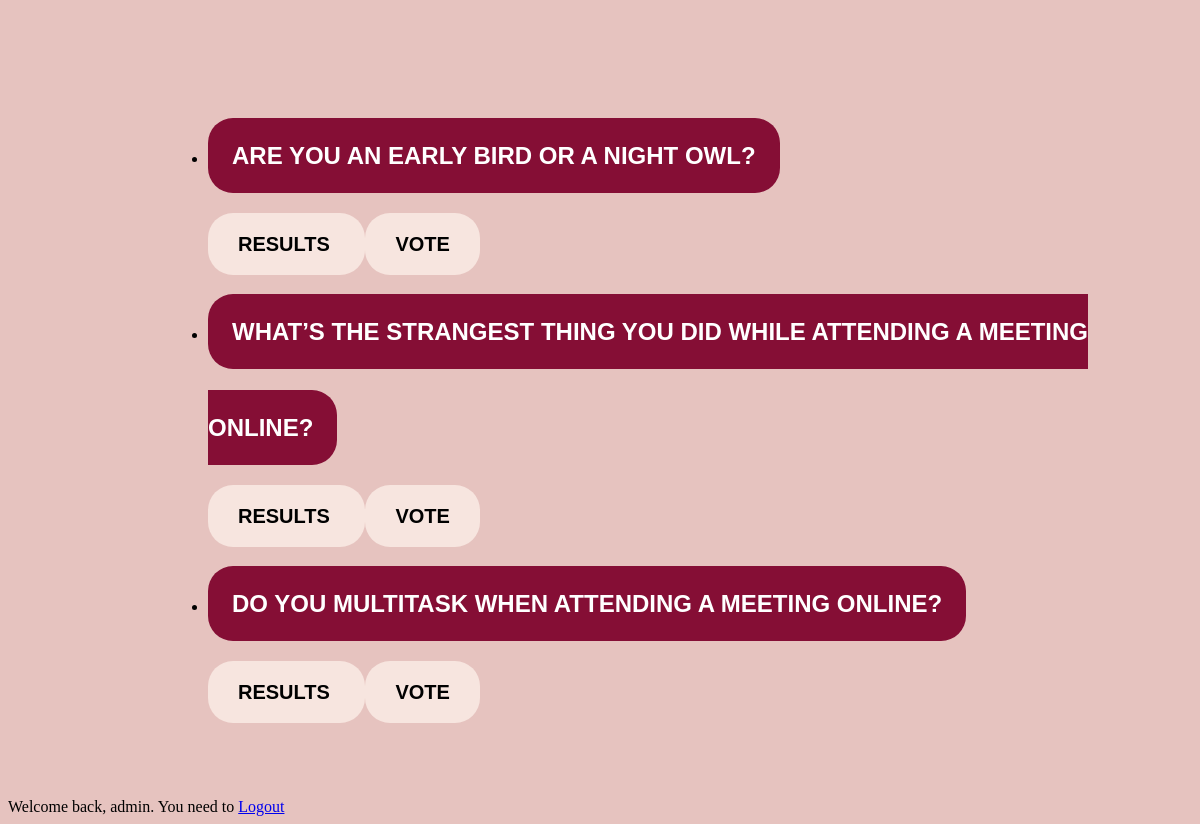
The page /polls/ (signed in) on the database its author committed.
### polls/models.py (models this page shows, shortened)
class Question(models.Model):
    question_text = models.CharField(max_length=200)
    pub_date = models.DateTimeField('date published')
    end_date = models.DateTimeField('the ending date for voting.',
                                    default=timezone.now,
                                    blank=True, null=True)

### polls/views.py (the view)
# urls.py: path('', views.IndexView.as_view(), name='index'),
class IndexView(generic.ListView):
    template_name = 'polls/index.html'
    context_object_name = 'latest_question_list'
    def get_queryset(self):
        return Question.objects.filter(pub_date__lte=timezone.now()
                                       ).order_by('-pub_date')[:5]

### polls/templates/polls/index.html (shortened to what this page needs)
{% load static %}
<link rel="stylesheet" href="{% static 'polls/style.css' %}">
{% if latest_question_list %}
    <ul class="question">
    {% for question in latest_question_list %}
        <li ><a href="{% url 'polls:detail' question.id %}" class="list_question"><strong>{{ question.question_text }}</strong></a><br>
        <a href="{% url 'polls:results' question.id %}" class="result"><strong> Results </strong></a>
        <a href="{% url 'polls:detail' question.id %}" class="vote"><strong> Vote </strong></a></li>
    {% endfor %}
    </ul>
{% else %}
    <p>No polls are available.</p>
{% endif %}
{% if user.is_authenticated %}
    Welcome back, {{ user.username }}. You need to
    <a href="{% url 'logout'  %}">  Logout  </a>
{% else %}
    Please <a href="{% url 'login'%}?next={{request.path}}">Login</a>
{% endif %}
{% load static %}
<link rel="stylesheet" href="{% static 'polls/style.css' %}">

### polls/static/polls/style.css (style rules this page uses)
.question { padding: 100px 50px 50px 200px; }
.list_question { color: white; font-family: helvetica; text-decoration: none; text-transform: uppercase; padding: 1em 1em; font-size: 24px; line-height: 4; background: #850E35; border-radius: 25px; }
.result { color: black; font-family: helvetica; text-decoration: none; text-transform: uppercase; padding: 1em 1.5em; font-size: 20px; line-height: 4; background: #F7E5DF; border-radius: 25px; }
.vote { color: black; font-family: helvetica; text-decoration: none; text-transform: uppercase; padding: 1em 1.5em; font-size: 20px; line-height: 4; background: #F7E5DF; border-radius: 25px; }

### rows shown on the page
Question: question_text "ARE YOU AN EARLY BIRD OR A NIGHT OWL?"
Question: question_text "WHAT’S THE STRANGEST THING YOU DID WHILE ATTENDING A MEETING ONLINE?"
Question: question_text "DO YOU MULTITASK WHEN ATTENDING A MEETING ONLINE?"

### other values the page prints
{{ user.username }} "admin"
